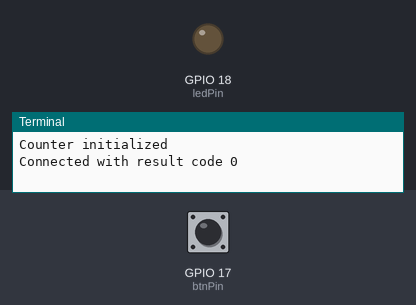
The program below on a simulated Raspberry Pi (BCM pin numbers). Parts: output pins drawn as LEDs (lit = HIGH), the last lines printed to the terminal. The inputs (shaded band) are chosen by the test bench; at power-on: GPIO 17 (btnPin) HIGH. No MQTT or app messages arrive unless stated; the clock reads 2024-03-15 10:24:30 at power-on unless the program sets it.

Above: at 1.3 s.
1.4 s: GPIO 17 (btnPin) pulled LOW for 0.15 s
At 2.5 s:
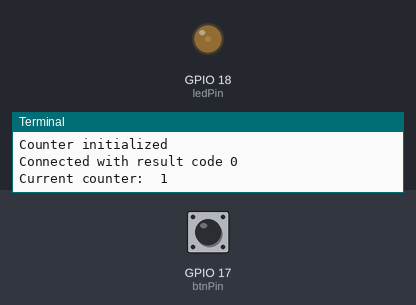
4.7 s: GPIO 17 (btnPin) pulled LOW for 1 s
At 6.2 s:
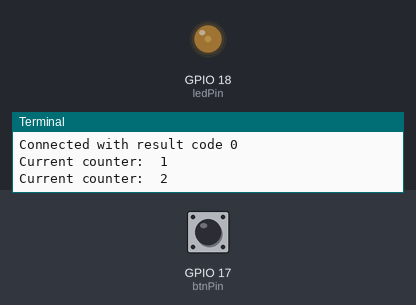
7.4 s: GPIO 17 (btnPin) pulled LOW for 0.15 s
At 8.2 s:
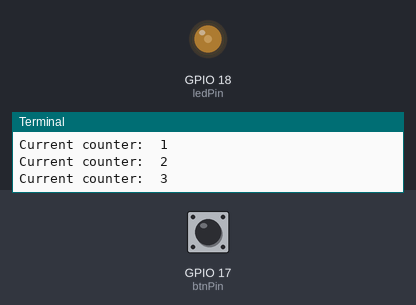
Timing chart, 0 to 10.2 s (numbered marks = the images above; inputs shaded):
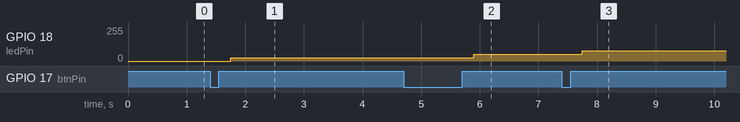

The program:

mizambekov_chingiz.py
```python
##################################
# Imports ########################
##################################
import RPi.GPIO as GPIO
import paho.mqtt.client as mqtt
import paho.mqtt.publish as publish
import time
import os.path
import math
import json


##################################
# Counter class ####################
##################################
class Counter:
	def __init__(self):
		# Variables

		self.btnPin = 17
		self.ledPin = 18
		self.personCount = 0
		self.currentPwm = 0
		self.previous_input = 0
		self.sendAndSaveAfter = 5


		# MQTT
		self.mqttc = mqtt.Client()
		self.mqttc.connect("localhost")
		self.mqttc.subscribe("examen")
		self.mqttc.on_message = self.on_message
		self.mqttc.on_connect = self.on_connect
		self.mqttc.on_subscribe = self.on_subscribe

		# Setup
		GPIO.setmode(GPIO.BCM)
		GPIO.setup(self.btnPin, GPIO.IN, pull_up_down = GPIO.PUD_UP)
		GPIO.setup(self.ledPin, GPIO.OUT)
		self.pwm = GPIO.PWM(self.ledPin, 100)
		self.pwm.start(0)
		print('Counter initialized')


	# callback functie voor connect event
	def on_connect(self, mqttc, obj, flags, rc):
         print("Connected with result code "+str(rc))

	# callback functie voor subscribe event
	def on_subscribe(self, mqttc, obj, mid, granted_qos):
    	 print('READING')
    	 print("Subscribed: "+str(mid)+" "+str(granted_qos))

    # calback voor het verwerken van de berichten
	def on_message(self, mqttc, obj, msg):
		try:
	        # payload omzetten van bytestring naar string
	    	 payload = msg.payload.decode("utf-8")
	    	 if (payload == "send"):
	    	 	self.sendDataCounter()
	    	 # print(p)
	    	 return
		except Exception as e:
	    	 print(e)

	def sendDataCounter(self):
		f = open('person_count.txt', 'r')
		count = f.read()
		f.close()
		topic = 'examen'
		payload = {"person_count": count}
		publish.single(str(topic), json.dumps(payload), hostname="localhost")
		print('Counter has been sent over MQTT')

	def ledCounterDisplay(self):
		self.currentPwm = (self.personCount % 10) * 10
		self.pwm.ChangeDutyCycle(self.currentPwm)

	def btnListener(self):
		pressedAt = time.time()
		input = not GPIO.input(self.btnPin)

		# 5 sec press
		while not GPIO.input(self.btnPin):
			# print('Alarm will be reset after: ', self.sendAndSaveAfter - math.floor((time.time() - pressedAt)), ' sec')
			duration = time.time() - pressedAt
			if not duration < self.sendAndSaveAfter:
				self.log()
				self.sendDataCounter()


		# Single press
		if ((not self.previous_input) and input):
	         self.increasePersonCounter();
		self.previous_input = input
		time.sleep(0.1)


	def increasePersonCounter(self):
		self.personCount = self.personCount + 1
		print("Current counter: ", self.personCount)

	def log(self):
		f = open('person_count.txt', 'w')
		f.write(str(self.personCount))
		f.close
		print('Person counter has been logged')

##################################
# Setup ##########################
##################################
def main():
	try:
		COUNTER = Counter()

		while True:
			COUNTER.ledCounterDisplay()
			COUNTER.btnListener()
			COUNTER.mqttc.loop(.1)

	except KeyboardInterrupt:
	    pass

	finally:
		GPIO.cleanup()
		print('Exit program')

# main segment
if __name__ == "__main__":
    main()
```

Measured:
- after the input at 1.4 s, GPIO 18 (ledPin): 0/255 → 26/255 after 0.35 s
- after the input at 4.7 s, GPIO 18 (ledPin): 26/255 → 51/255 after 1.2 s
- after the input at 7.4 s, GPIO 18 (ledPin): 51/255 → 77/255 after 0.35 s
